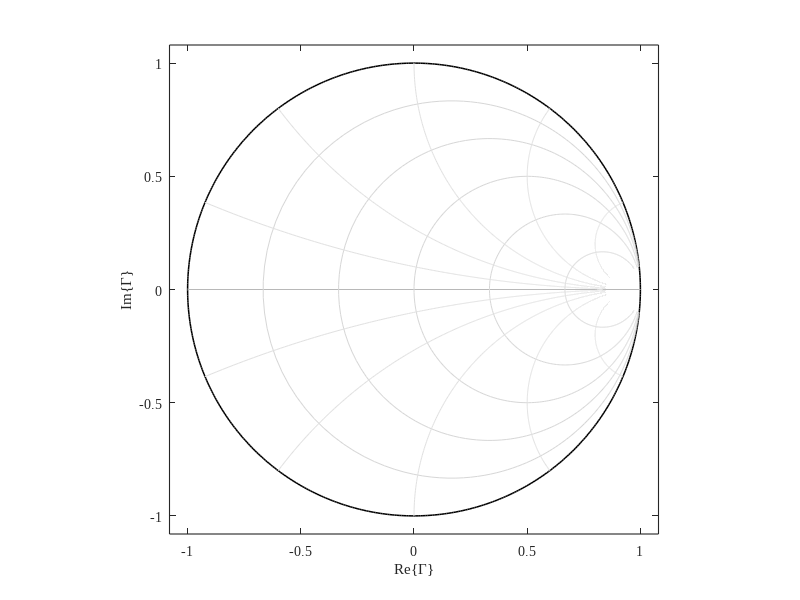

Write MATLAB code to recreate this figure.
% Author       : Le Minh Nhat - K22 HCMUT
% Faculty      : Electrical and Electronics Engineering
% Course       : Microwave Engineering - Semester 252
% Date modified: 27/09/2026

function ax = plot_smith_grid(ax)
    % ===== Lightweight Smith-chart grid =====
    % Generate a monochrome Smith-chart background without requiring
    % RF Toolbox. The grid contains constant normalized-resistance circles
    % and normalized-reactance arcs in the reflection-coefficient plane.

    %% ===== Axes initialization =====
    if nargin < 1 || isempty(ax)
        figure('Color','w');
        ax = axes();
    end

    hold(ax,'on');
    axis(ax,'equal');
    box(ax,'on');

    %% ===== Smith-chart boundary =====
    % Unit circle represents the boundary |Gamma| = 1
    theta = linspace(0,2*pi,600);

    plot(ax, ...
        cos(theta),sin(theta), ...
        'k-', ...
        'LineWidth',1.1, ...
        'HandleVisibility','off');

    % Horizontal diameter corresponds to zero normalized reactance
    plot(ax, ...
        [-1 1],[0 0], ...
        '-', ...
        'Color',[0.72 0.72 0.72], ...
        'LineWidth',0.7, ...
        'HandleVisibility','off');

    %% ===== Constant-resistance circles =====
    rValues = [0.2 0.5 1 2 5];
    x = linspace(-20,20,800);

    for r = rValues
        z = r + 1j*x;
        gamma = (z-1)./(z+1);

        plot(ax, ...
            real(gamma),imag(gamma), ...
            '-', ...
            'Color',[0.84 0.84 0.84], ...
            'LineWidth',0.6, ...
            'HandleVisibility','off');
    end

    %% ===== Constant-reactance arcs =====
    xValues = [0.2 0.5 1 2 5];
    r = linspace(0,12,800);

    for x = xValues
        % Positive and negative reactance form the upper and lower arcs
        for signX = [-1 1]
            z = r + 1j*signX*x;
            gamma = (z-1)./(z+1);

            plot(ax, ...
                real(gamma),imag(gamma), ...
                '-', ...
                'Color',[0.88 0.88 0.88], ...
                'LineWidth',0.6, ...
                'HandleVisibility','off');
        end
    end

    %% ===== Axes style =====
    xlim(ax,[-1.08 1.08]);
    ylim(ax,[-1.08 1.08]);

    xlabel(ax,'Re\{\Gamma\}');
    ylabel(ax,'Im\{\Gamma\}');

    set(ax, ...
        'FontName','Times New Roman', ...
        'FontSize',10, ...
        'LineWidth',0.8, ...
        'Box','on');
end
